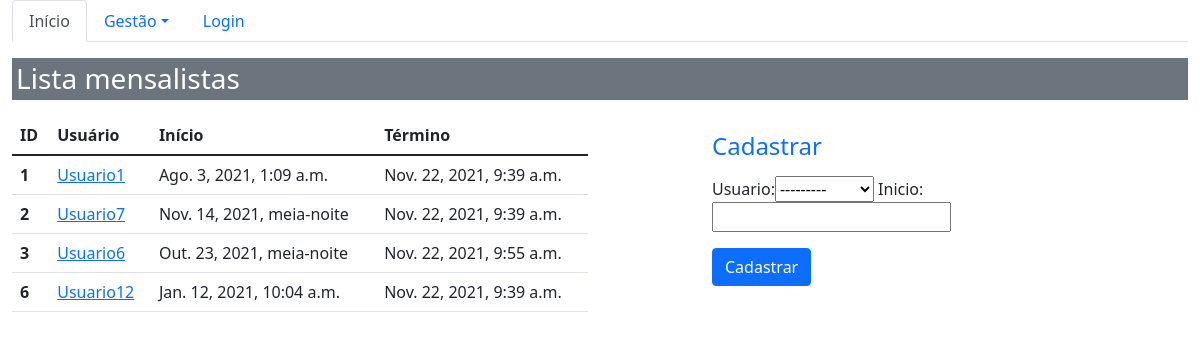
/sistema/mensalistas/, run on the app's committed database.
### core/models.py (models this page shows, shortened)
class Mensalista(models.Model):
    usuario = models.ForeignKey(Pessoa, on_delete=models.PROTECT)
    inicio = models.DateTimeField(auto_now=False)
    termino = models.DateTimeField(auto_now=True, null=True, blank=True)

class Pessoa(models.Model):
    nome = models.CharField(max_length=100)
    telefone = models.CharField(max_length=20)
    email = models.EmailField()
    profissao = models.CharField(max_length=100)
    area_atuacao = models.CharField(max_length=100)
    def __str__(self):
        return self.nome

### core/views.py (the view)
# urls.py: path('mensalistas/', lista_mensalistas, name='core_lista_mensalistas'),
def lista_mensalistas(request):
    mensalista = Mensalista.objects.all()
    form = MensalistaForm()
    data = {'mensalistas': mensalista, 'forms':form}
    return render(request, 'core/lista_mensalistas.html', data)

### core/forms.py
class MensalistaForm(ModelForm):
    class Meta:
        model = Mensalista
        fields = '__all__'

### core/templates/core/lista_mensalistas.html (shortened to what this page needs)
{%  extends 'base.html' %}
{% load bootstrap %}
{% block menu %}
    <ul class="nav nav-tabs">
      <li class="nav-item">
        <a class="nav-link active" aria-current="page" href="{% url 'core_home' %}">Início</a>
      </li>
      <li class="nav-item dropdown">
        <a class="nav-link dropdown-toggle" data-bs-toggle="dropdown" href="#" role="button" aria-expanded="false">Gestão</a>
      </li>
    {% if user.is_authenticated %}
         <li class="nav-item">
            <a class="nav-link disabled" href="">Olá {{ user }}!</a>
        </li>
        <li class="nav-item">
            <a class="nav-link" href="{% url 'logout' %}">Logout</a>
        </li>
    {% else %}
        <li class="nav-item">
            <a class="nav-link" href="{% url 'login' %}">Login</a>
        </li>
    {% endif %}
    </ul>
{% endblock %}
{% block main %}
    <div class="row">
        <div class="col-12">
             <h3 class="p-1 mb-2 bg-secondary text-white">Lista mensalistas</h3>
        </div>
    </div>
    <div class="row">
        <div class="col-sm-6 table-responsive">
            <table class="table">
              <thead>
                <tr>
                  <th scope="col">ID</th>
                  <th scope="col">Usuário</th>
                  <th scope="col">Início</th>
                  <th scope="col">Término</th>
                </tr>
              </thead>
              <tbody>
                {% for mensalista in mensalistas %}
                    <tr>
                      <th scope="row">{{ mensalista.id }}</th>
                      <td ><a href="{% url 'core_mensalista_update' mensalista.id %}"
                             class="link-primary"> {{ mensalista.usuario }} </a></td>
                      <td>{{ mensalista.inicio }}</td>
                      <td>{{ mensalista.termino }}</td>
                    </tr>
                {% endfor %}
              </tbody>
            </table>
        </div>
        <div class="col-sm-4 offset-md-1">
            <h4 class="text-primary"> Cadastrar</h4>
            <form action="{% url 'core_mensalista_novo' %}" method="POST">
                {{ forms|bootstrap }}
                <button type="submit" class="btn btn-primary">
                    Cadastrar</button>
            </form>
        </div>
    </div>
{% endblock %}

### data on the page
Mensalista: id "1", usuario "Usuario1", inicio "Ago. 3, 2021, 1:09 a.m.", termino "Nov. 22, 2021, 9:39 a.m."
Mensalista: id "2", usuario "Usuario7", inicio "Nov. 14, 2021, meia-noite", termino "Nov. 22, 2021, 9:39 a.m."
Mensalista: id "3", usuario "Usuario6", inicio "Out. 23, 2021, meia-noite", termino "Nov. 22, 2021, 9:55 a.m."
Mensalista: id "6", usuario "Usuario12", inicio "Jan. 12, 2021, 10:04 a.m.", termino "Nov. 22, 2021, 9:39 a.m."
